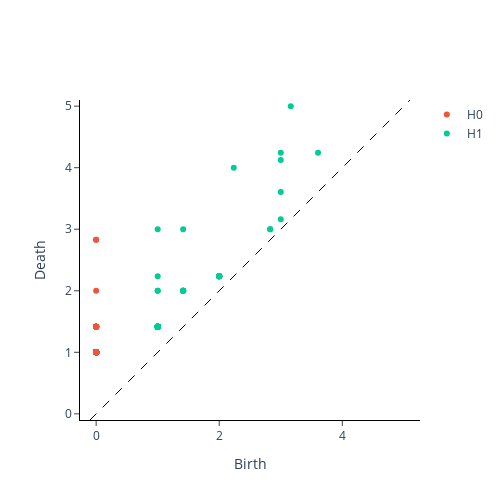

Notebook source saved alongside this figure:
### Code cell
PtCloudPers1test = VR.fit_transform(xypts1test)
VR.plot(PtCloudPers1test,0)
